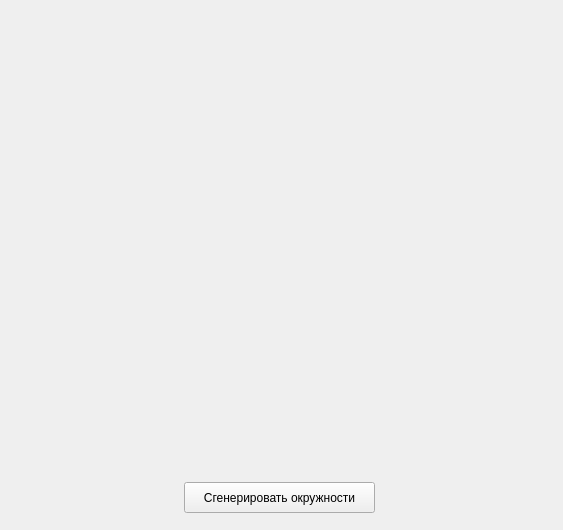
<?xml version="1.0" encoding="UTF-8"?>
<ui version="4.0">
 <class>MainWindow</class>
 <widget class="QMainWindow" name="MainWindow">
  <property name="geometry">
   <rect>
    <x>0</x>
    <y>0</y>
    <width>563</width>
    <height>530</height>
   </rect>
  </property>
  <property name="windowTitle">
   <string>Yellow Circles</string>
  </property>
  <widget class="QWidget" name="centralwidget">
   <widget class="QPushButton" name="pushButton">
    <property name="geometry">
     <rect>
      <x>184</x>
      <y>482</y>
      <width>191</width>
      <height>31</height>
     </rect>
    </property>
    <property name="text">
     <string>Сгенерировать окружности</string>
    </property>
    <property name="autoRepeat">
     <bool>false</bool>
    </property>
    <property name="autoExclusive">
     <bool>false</bool>
    </property>
   </widget>
  </widget>
 </widget>
 <resources/>
 <connections/>
</ui>
